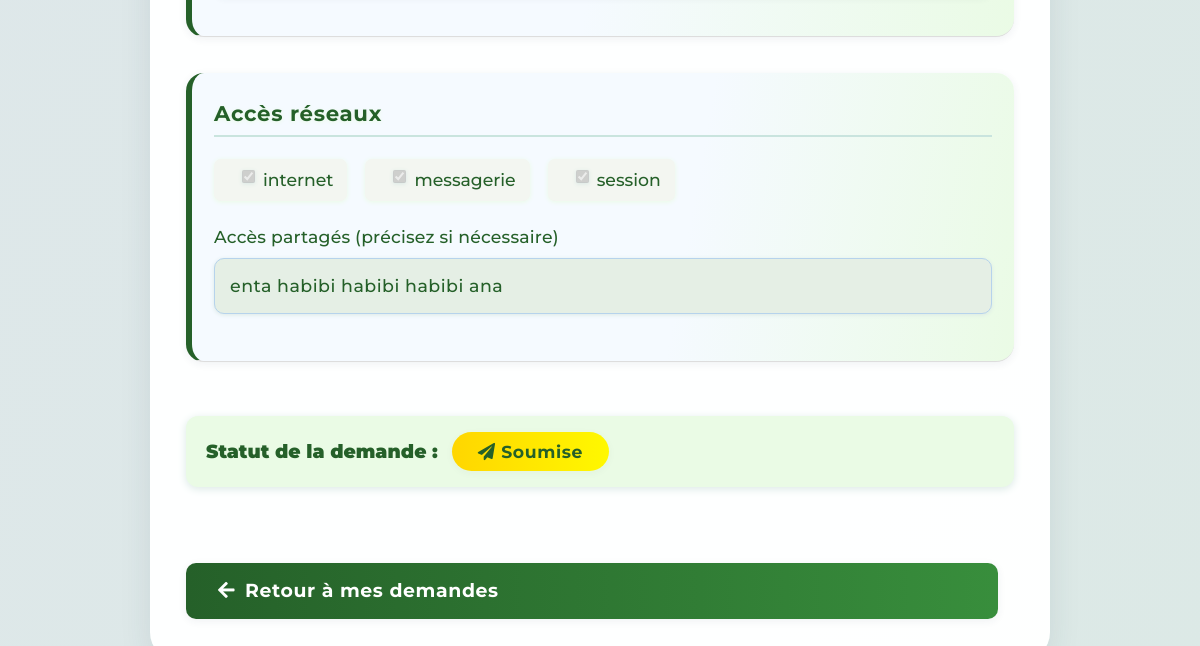
Page /demande/13/view (lower part) on the earlier database version.
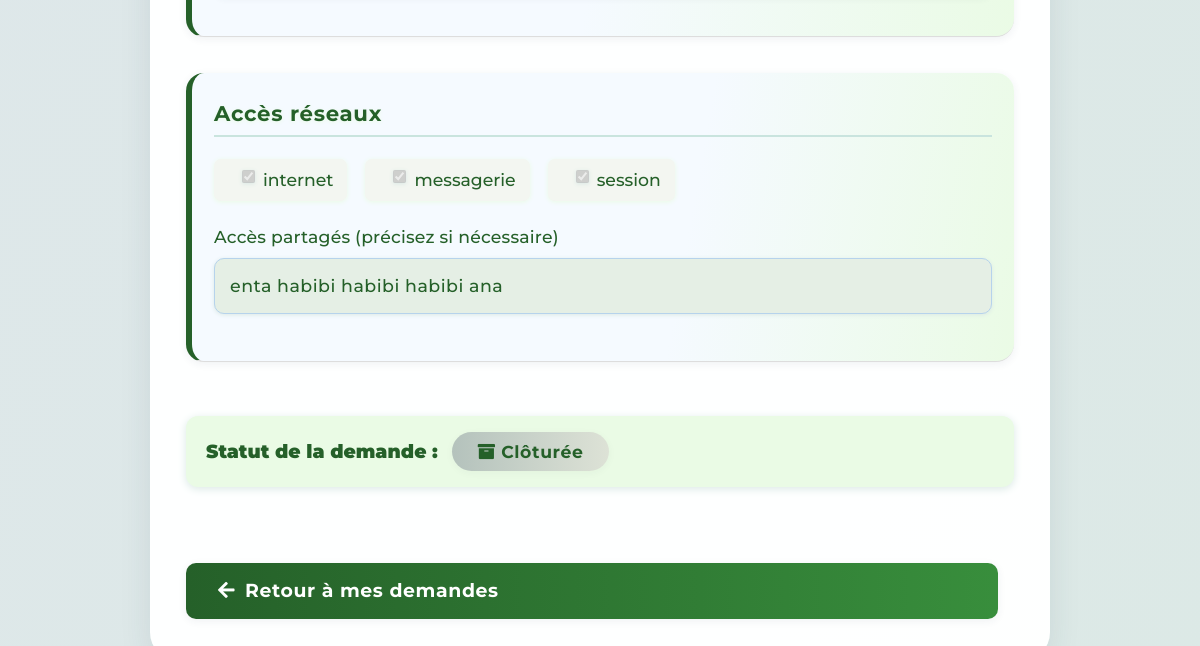
Same page on the later database version.
### app.py (the view)
@app.route('/demande/<int:request_id>/view')
def view_demande(request_id):
    conn = sqlite3.connect(DATABASE)
    cursor = conn.cursor()
    row = cursor.execute("SELECT * FROM requests WHERE id=?", (request_id,)).fetchone()
    if not row:
        flash("Demande introuvable.", "danger")
        conn.close()
        return redirect(url_for('mes_demandes'))
    demande = {
        "id": row[0],
        "user_id": row[1],
        "objet_demande": row[2],
        "date_demande": row[3],
        "collaborator_type_id": row[4],
        "date_debut_stage": row[5],
        "date_fin_stage": row[6],
        "acces_partages": row[7] or "",
        "signature": row[8],
        "status": row[9],
        "responsable_id": row[10],
        "rejection_comment": row[11],
        "departement": row[12] or "",
        "pole": row[13] or "",
        "nom_complet": row[14] or "",
        "matricule": row[15] or "",
        "email": row[16] or "",
        "produit": row[17] if len(row) > 17 else "",
    }
    demande["demandeur"] = demande["nom_complet"]
    cursor.execute("SELECT name FROM collaborator_types WHERE id = ?", (demande["collaborator_type_id"],))
    ct = cursor.fetchone()
    demande["collaborator_type"] = ct[0] if ct else ""
    cursor.execute("""
        SELECT b.name FROM branches_requests br
        JOIN branches b ON br.branch_id = b.id
        WHERE br.request_id = ?
    """, (request_id,))
    demande["branches"] = [r[0] for r in cursor.fetchall()]
    cursor.execute("SELECT name FROM branches ORDER BY name")
    all_branches = [row[0] for row in cursor.fetchall()]
    cursor.execute("""
        SELECT na.name
        FROM request_network_accesses rna
        JOIN network_accesses na ON rna.network_access_id = na.id
        WHERE rna.request_id = ?
    """, (request_id,))
    demande["network_access"] = [r[0] for r in cursor.fetchall()]
    cursor.execute("SELECT name FROM network_accesses ORDER BY name")
    all_network_accesses = [row[0] for row in cursor.fetchall()]
    cursor.execute("""
        SELECT b.name, s.name, p.name, rsp.environment
        FROM request_system_profiles rsp
        JOIN profiles p ON rsp.profile_id = p.id
        JOIN systems s ON rsp.system_id = s.id
        JOIN branches b ON p.branch_id = b.id
        WHERE rsp.request_id = ?
    """, (request_id,))
    profils_env = {}
    for branch, system, profile, env in cursor.fetchall():
        profils_env.setdefault(branch, {}).setdefault(f"{system} - {profile}", []).append(env)
    demande["profils_env"] = profils_env
    for key in [
        "objet_demande", "date_demande", "demandeur", "departement", "pole", "collaborator_type",
        "date_debut_stage", "date_fin_stage", "nom_complet", "matricule", "email",
        "branches", "profils_env", "network_access", "acces_partages", "produit"
    ]:
        if key not in demande:
            if key in ["branches", "network_access"]:
                demande[key] = []
            elif key == "profils_env":
                demande[key] = {}
            else:
                demande[key] = ""
    cursor.execute("""
        SELECT s.name as system, p.name as profile, rsp.environment
        FROM request_system_profiles rsp
        JOIN systems s ON rsp.system_id = s.id
        JOIN profiles p ON rsp.profile_id = p.id
        WHERE rsp.request_id = ?
        ORDER BY s.name, p.name, rsp.environment
    """, (request_id,))
    system_rows = cursor.fetchall()
    print("DEBUG system_rows:", system_rows)  # <<< DEBUG PRINT
    systemes_dict = {}
    for system, profile, env in system_rows:
        if system not in systemes_dict:
            systemes_dict[system] = {}
        if profile not in systemes_dict[system]:
            systemes_dict[system][profile] = []
        systemes_dict[system][profile].append(env)
    demande['systemes'] = []
    for system, profils in systemes_dict.items():
        demande['systemes'].append({
            'system': system,
            'profils': [{'nom': profile, 'envs': envs} for profile, envs in profils.items()]
        })
    print("DEBUG demande['systemes']:", demande['systemes'])  # <<< DEBUG PRINT
    conn.close()
    return render_template(
        'view_demande.html',
        demande=demande,
        all_branches=all_branches,
        all_network_accesses=all_network_accesses
    )

### templates/view_demande.html (shortened to what this page needs)
<!DOCTYPE html>
<html lang="fr">
<head>
  <link href="https://cdn.jsdelivr.net/npm/bootstrap@5.3.3/dist/css/bootstrap.min.css" rel="stylesheet" />
  <link rel="stylesheet" href="{{ url_for('static', filename='css/biat-form.css') }}">
  <link href="https://cdnjs.cloudflare.com/ajax/libs/font-awesome/5.15.4/css/all.min.css" rel="stylesheet" />
</head>
<body>
  <div class="biat-container">
    <form>
      <fieldset disabled>
        <div class="biat-form-section">
        </div>
        <div class="biat-form-section">
          <h3 class="biat-section-title">Accès réseaux</h3>
          <div class="biat-checkbox-group">
            {% for net in all_network_accesses %}
              <label class="biat-checkbox">
                <input type="checkbox" {% if net in demande.network_access %}checked{% endif %} disabled>
                {{ net }}
              </label>
            {% endfor %}
          </div>
          <div class="biat-form-group" style="margin-top: 20px;">
            <label class="biat-label">Accès partagés (précisez si nécessaire)</label>
            <input type="text" name="acces_partages" class="biat-input" value="{{ demande.acces_partages }}">
          </div>
        </div>
      </fieldset>
    </form>
    <div class="status-box">
      <strong>Statut de la demande :</strong>
      {% if demande.status == 'validé' %}
        <span class="badge bg-success"><i class="fas fa-check-circle"></i> Validée</span>
      {% elif demande.status == 'cloturée' %}
        <span class="badge bg-secondary"><i class="fas fa-archive"></i> Clôturée</span>
      {% elif demande.status == 'rejeté' %}
        <span class="badge bg-danger"><i class="fas fa-times-circle"></i> Rejetée</span>
        {% if demande.rejection_comment %}
          <div class="alert alert-warning mt-2">Raison du rejet : {{ demande.rejection_comment }}</div>
        {% endif %}
      {% elif demande.status == 'soumis' %}
        <span class="badge bg-warning text-dark"><i class="fas fa-paper-plane"></i> Soumise</span>
      {% elif demande.status == 'traité' %}
        <span class="badge bg-info text-dark"><i class="fas fa-check-double"></i> Traitée</span>
      {% elif demande.status == 'en traitement' %}
        <span class="badge bg-primary"><i class="fas fa-spinner"></i> En traitement</span>
      {% else %}
        <span class="badge bg-light text-dark">{{ demande.status }}</span>
      {% endif %}
    </div>
    <div style="margin-top: 32px;">
      <a href="{{ url_for('mes_demandes') }}" class="btn btn-primary">
        <i class="fas fa-arrow-left"></i> Retour à mes demandes
      </a>
    </div>
  </div>
</body>
</html>

Differences in the rows shown:
changed requests "enta habibi habibi habibi ana": status "soumis" → "cloturée" (drawn)
Other differences:
text no longer shown: "Soumise"
text now shown: "Clôturée"
